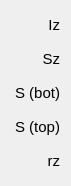
    <widget class="QWidget" name="layoutWidget_12">
     <property name="geometry">
      <rect>
       <x>360</x>
       <y>200</y>
       <width>71</width>
       <height>171</height>
      </rect>
     </property>
     <layout class="QVBoxLayout" name="verticalLayout_18">
      <item>
       <widget class="QLabel" name="MOIlabel">
        <property name="minimumSize">
         <size>
          <width>0</width>
          <height>28</height>
         </size>
        </property>
        <property name="maximumSize">
         <size>
          <width>16777215</width>
          <height>28</height>
         </size>
        </property>
        <property name="font">
         <font>
          <pointsize>11</pointsize>
         </font>
        </property>
        <property name="text">
         <string>Iz</string>
        </property>
        <property name="alignment">
         <set>Qt::AlignRight|Qt::AlignTrailing|Qt::AlignVCenter</set>
        </property>
       </widget>
      </item>
      <item>
       <widget class="QLabel" name="sectionmodvar">
        <property name="minimumSize">
         <size>
          <width>0</width>
          <height>28</height>
         </size>
        </property>
        <property name="maximumSize">
         <size>
          <width>16777215</width>
          <height>28</height>
         </size>
        </property>
        <property name="font">
         <font>
          <pointsize>11</pointsize>
         </font>
        </property>
        <property name="text">
         <string>Sz</string>
        </property>
        <property name="alignment">
         <set>Qt::AlignRight|Qt::AlignTrailing|Qt::AlignVCenter</set>
        </property>
       </widget>
      </item>
      <item>
       <widget class="QLabel" name="sectionmodbottomvar">
        <property name="minimumSize">
         <size>
          <width>0</width>
          <height>28</height>
         </size>
        </property>
        <property name="maximumSize">
         <size>
          <width>16777215</width>
          <height>28</height>
         </size>
        </property>
        <property name="font">
         <font>
          <pointsize>11</pointsize>
         </font>
        </property>
        <property name="text">
         <string>S (bot)</string>
        </property>
        <property name="alignment">
         <set>Qt::AlignRight|Qt::AlignTrailing|Qt::AlignVCenter</set>
        </property>
       </widget>
      </item>
      <item>
       <widget class="QLabel" name="sectionmodtopvar">
        <property name="minimumSize">
         <size>
          <width>0</width>
          <height>28</height>
         </size>
        </property>
        <property name="maximumSize">
         <size>
          <width>16777215</width>
          <height>28</height>
         </size>
        </property>
        <property name="font">
         <font>
          <pointsize>11</pointsize>
         </font>
        </property>
        <property name="text">
         <string>S (top)</string>
        </property>
        <property name="alignment">
         <set>Qt::AlignRight|Qt::AlignTrailing|Qt::AlignVCenter</set>
        </property>
       </widget>
      </item>
      <item>
       <widget class="QLabel" name="radofgyrationvar">
        <property name="minimumSize">
         <size>
          <width>0</width>
          <height>28</height>
         </size>
        </property>
        <property name="maximumSize">
         <size>
          <width>16777215</width>
          <height>28</height>
         </size>
        </property>
        <property name="font">
         <font>
          <pointsize>11</pointsize>
         </font>
        </property>
        <property name="text">
         <string>rz</string>
        </property>
        <property name="alignment">
         <set>Qt::AlignRight|Qt::AlignTrailing|Qt::AlignVCenter</set>
        </property>
       </widget>
      </item>
     </layout>
    </widget>
